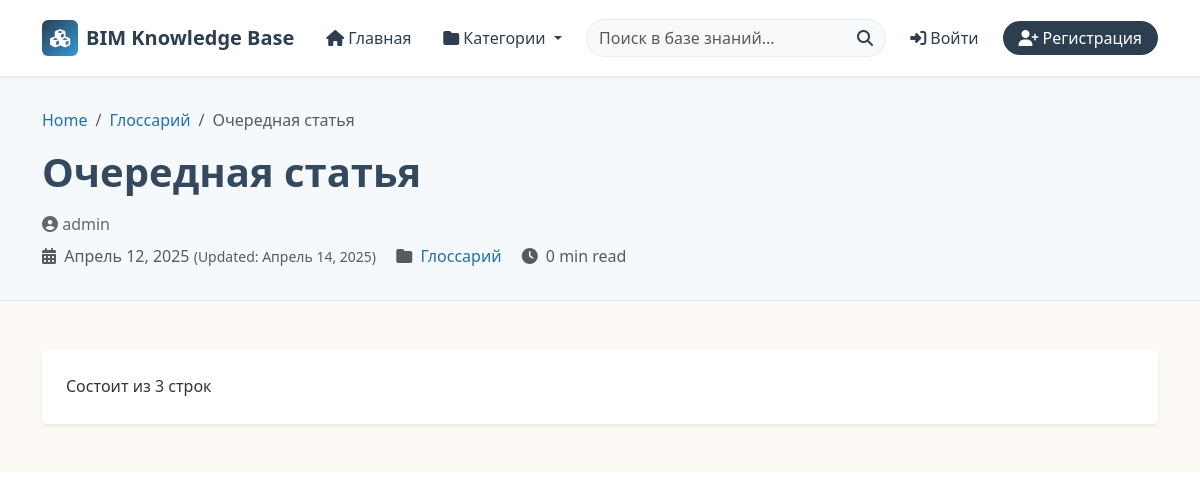
Screenshot of /article/2/ with the database file from the repository.
### articles/models.py (models this page shows, shortened)
class Article(models.Model):
    title = models.CharField(max_length=200)
    content = RichTextUploadingField(blank=True, null=True)
    category = models.ForeignKey(Category, on_delete=models.CASCADE, related_name='articles')
    snippet = models.CharField(max_length=200, default="Описание статьи")
    author = models.ForeignKey(User, on_delete=models.CASCADE)
    created_date = models.DateTimeField(auto_now_add=True)
    updated_date = models.DateTimeField(auto_now=True)
    class Meta:
        ordering = ['-updated_date', '-created_date']

class Category(models.Model):
    name = models.CharField(max_length=200)
    parent = models.ForeignKey('self', on_delete=models.SET_NULL, null=True, blank=True, related_name='subcategories')
    description = models.TextField(blank=True)
    class Meta:
        verbose_name_plural = "Categories"
    def get_absolute_url(self):
        return reverse("category_detail", kwargs={"pk": self.pk})

### articles/views.py (the view)
# urls.py: path('article/<int:id>/', views.ArticleDetail.as_view(), name="article_detail"),
class ArticleDetail(DetailView):
    model = Article
    template_name = 'articles/article_detail.html'
    pk_url_kwarg = 'id'
    context_object_name = 'article'

### articles/context_proccessors.py (called while the page is built)
def navbar_context(request):
    return{
        "menu": Category.objects.filter(parent=None),
    }

### articles/templates/articles/article_detail.html (shortened to what this page needs)
{% extends 'base.html' %}
{% load static %}
{% block content %}
<section class="article-header">
    <div class="container">
        <nav aria-label="breadcrumb">
            <ol class="breadcrumb">
                <li class="breadcrumb-item"><a href="{% url 'home' %}">Home</a></li>
                <li class="breadcrumb-item">
                    <a href="{{ article.category.get_absolute_url }}">{{ article.category.name }}</a>
                </li>
                <li class="breadcrumb-item active" aria-current="page">{{ article.title }}</li>
            </ol>
        </nav>
        <div class="article-meta-header">
            <h1 class="article-title mb-3">{{ article.title }}</h1>
            <div class="article-meta">
                <div class="author-info mt-2">
                    <span class="author-avatar"><i class="fas fa-user-circle"></i></span>
                    <span class="author-name">{{ article.author.username }}</span>
                </div>
                <div class="article-details text-muted mt-2">
                    <span class="me-3">
                        <i class="fas fa-calendar-alt me-1"></i> {{ article.created_date|date:"F d, Y" }}
                        {% if article.updated_date != article.created_date %}
                        <small>(Updated: {{ article.updated_date|date:"F d, Y" }})</small>
                        {% endif %}
                    </span>
                    <span class="me-3">
                        <i class="fas fa-folder me-1"></i>
                        <a href="{{ article.category.get_absolute_url }}">{{ article.category.name }}</a>
                    </span>
                    <span>
                        <i class="fas fa-clock me-1"></i>
                        {% with word_count=article.content|wordcount %}
                            {% widthratio word_count 200 1 %} min read
                        {% endwith %}
                    </span>
                </div>
            </div>
        </div>
    </div>
</section>
<section class="article-body py-5" style="background-color: #fdfaf6;">
    <div class="container">
        <div class="row">
            <div class="col-md-12">
                <div class="p-4 rounded shadow-sm bg-white">
                    <div class="article-content">
                        <div id="editor" class="ck-editable">
                            {{ article.content|safe }}
                        </div>
                    </div>
                </div>
            </div>
            </div>
        </div>
</section>
{% endblock %}

### static/css/main.css (style rules this page uses)
:root { --primary-color: #2070b0; --secondary-color: #34495e; --accent-color: #3498db; --light-bg: #f5f9fc; --border-color: #e1e8ed; --text-primary: #333333; --text-secondary: #666666; }
body { color: var(--text-primary); }
a { color: var(--primary-color); text-decoration: none; transition: color 0.3s ease; }
.article-header { background-color: var(--light-bg); padding: 2rem 0; border-bottom: 1px solid var(--border-color); }
.article-title { color: var(--secondary-color); font-weight: 700; }
.breadcrumb { background-color: transparent; }
.article-meta { color: var(--text-secondary); }
.article-content { line-height: 1.7; }

### rows the page displays
Article: category.name "Глоссарий", title "Очередная статья", author.username "admin", created_date "Апрель 12, 2025", updated_date "Апрель 14, 2025", content "Состоит из 3 строк"
